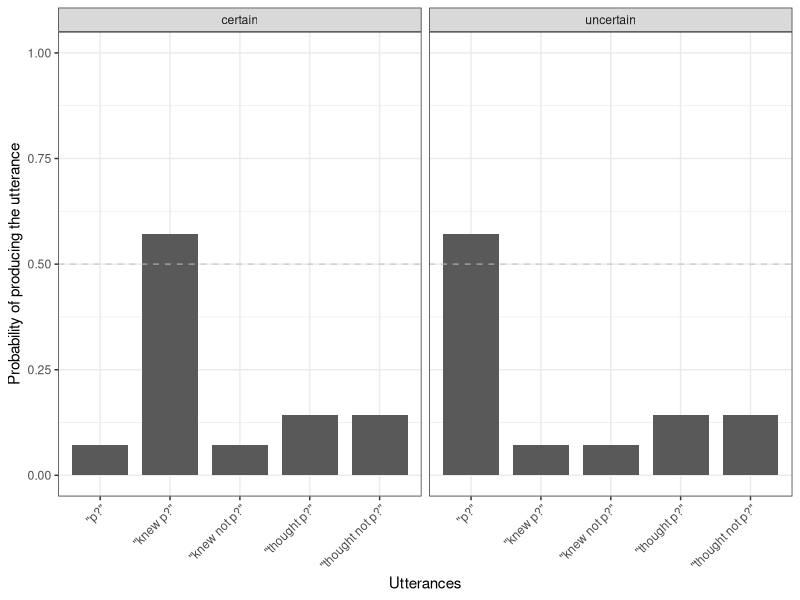
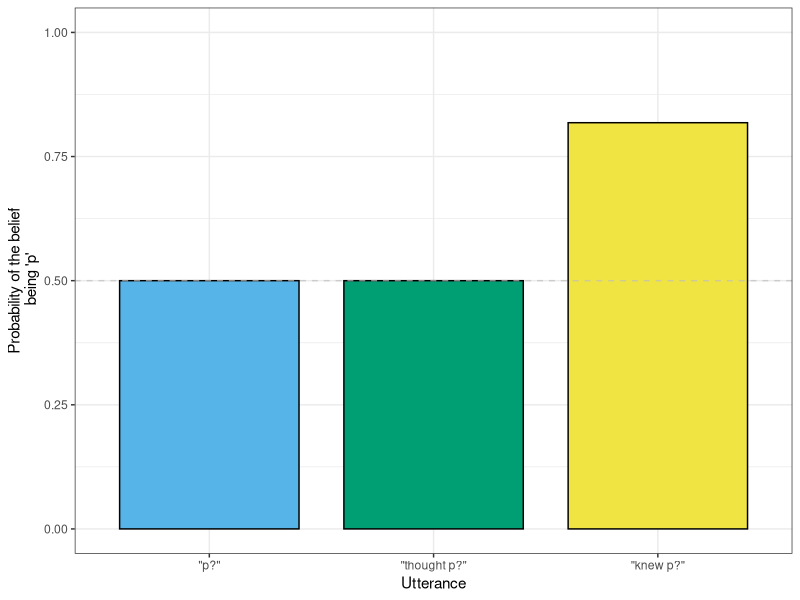
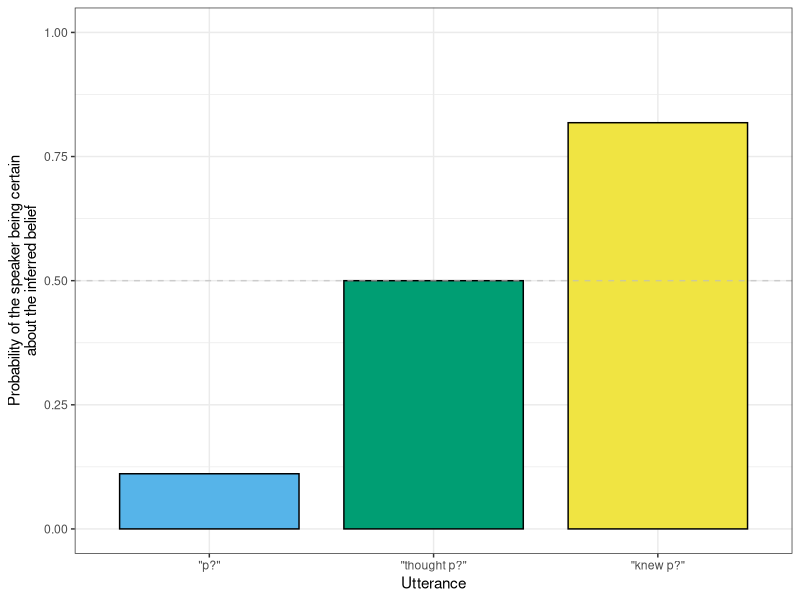
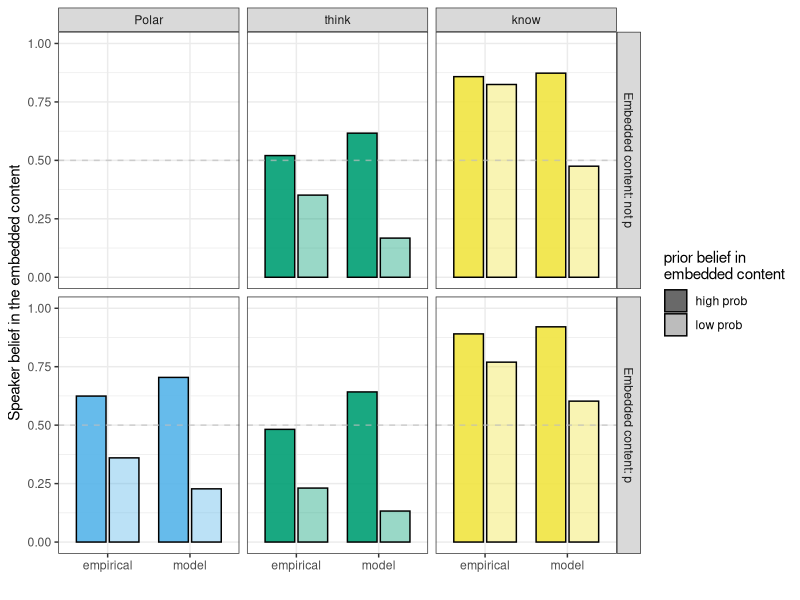
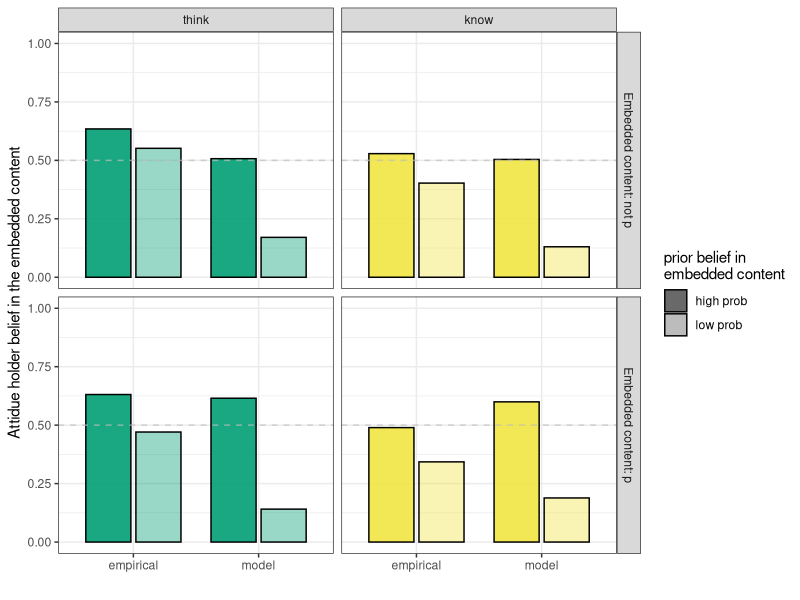
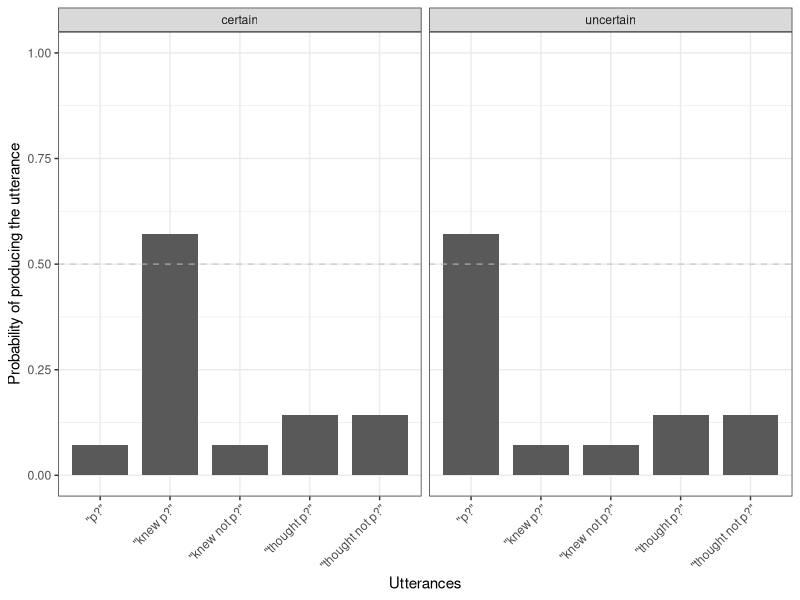
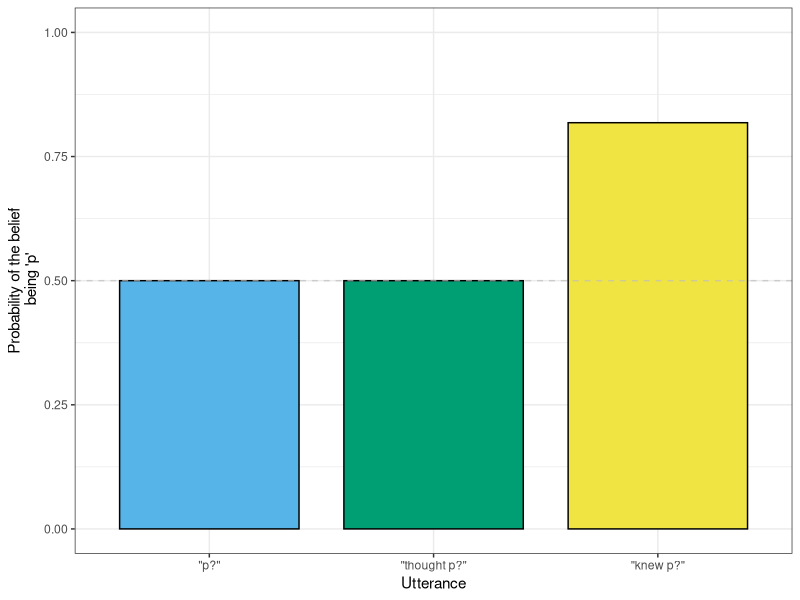
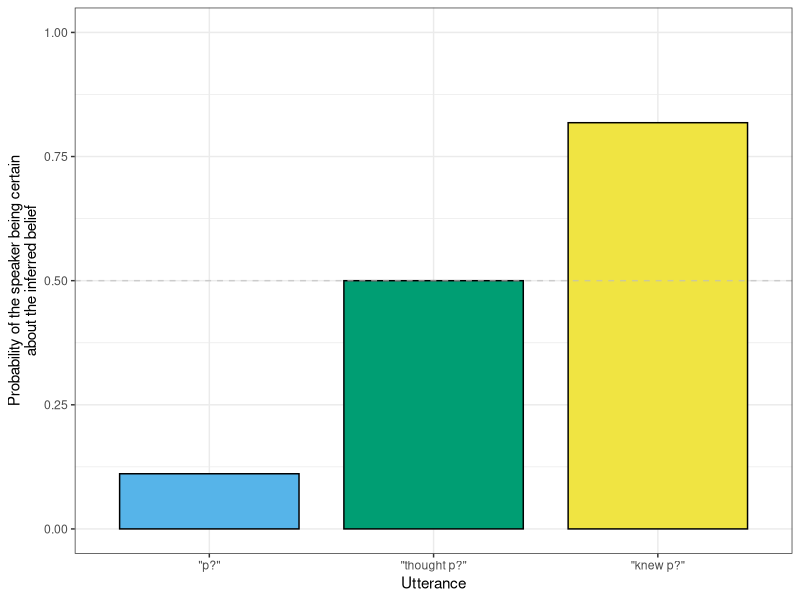

These figures' R source, in order:
library(lme4)
library(dplyr)
library(emmeans)
library(tidyverse)

setwd(dirname(rstudioapi::getActiveDocumentContext()$path))

# Helper functions for the graph
theme_set(theme_bw())
# color-blind-friendly palette
cbPalette <- c("#E69F00", "#56B4E9", "#009E73", "#F0E442", "#0072B2", "#D55E00", "#CC79A7") 


content_label <- list("pos"="Embedded content: p",
                      "neg"="Embedded content: not p")
content_labeller <- function(variable,value){
  return(content_label[value])
}

predicate_label <- list("simple"="Polar",
                        "think"="think",
                        "know"="know")
predicate_labeller <- function(variable,value){
  return(predicate_label[value])
}

content_predicate_labeller <- function(variable,value){
  if (variable=='utterance_type') {
    return(content_label[value])
  } else {
    return(predicate_label[value])
  }
}

ah_predicate_label <- list("think"="think",
                        "know"="know")
ah_predicate_labeller <- function(variable,value){
  return(ah_predicate_label[value])
}

ah_content_predicate_labeller <- function(variable,value){
  if (variable=='utterance_type') {
    return(content_label[value])
  } else {
    return(ah_predicate_label[value])
  }
}


#### CERTAINTY
df.data.speaker.model <- read.csv("../results/certainty_production/speaker_model.csv", header=TRUE)
df.data.belief.model <- read.csv("../results/certainty_production/belief_model.csv", header=TRUE)
df.data.certainty.model <- read.csv("../results/certainty_production/certainty_model.csv", header=TRUE)


speaker_model_prediction <- ggplot(data = df.data.speaker.model |>
                                     mutate(utterances = fct_relevel(utterances, '"p?"','"knew p?"','"knew not p?"', '"thought p?"', '"thought not p?"')),
                                   mapping = aes(x = utterances,
                                                 y = probability)) +
  geom_bar(stat="identity",
           position="dodge",
           width = 0.8)+
  geom_hline(yintercept = 0.5,
             alpha = 0.7,
             color = "grey",
             linetype = "dashed") +
  facet_grid(cols = vars(certainty)) +
  scale_y_continuous(limits = c(0,1)) + 
  scale_x_discrete(guide = guide_axis(angle = 45)) +
  labs(x = "Utterances",
       y = "Probability of producing the utterance")
speaker_model_prediction
ggsave(speaker_model_prediction, file="../graphs/certainty_production/pragSpeaker.png", width=5, height=3)

belief_model_prediction <- ggplot(data = df.data.belief.model |>
                                    filter(content == "p",
                                           utterance %in% c('"p?"','"thought p?"','"knew p?"')) |>
                                    mutate(utterance = fct_relevel(utterance, '"p?"','"thought p?"','"knew p?"')),
                                  mapping = aes(x = utterance,
                                                y = probability,
                                                fill = utterance)) +
  geom_bar(stat="identity",
           position="dodge",
           width = 0.8,
           color = "black") +
  geom_hline(yintercept = 0.5,
             alpha = 0.7,
             color = "grey",
             linetype = "dashed") +
  scale_fill_manual(values=cbPalette[2:4],
                    labels=c("p?", "thought p?", "knew p?"),
                    guide="none") +
  scale_y_continuous(limits = c(0,1)) + 
  labs(x = "Utterance",
       y = "Probability of the belief\n being 'p'")
belief_model_prediction
ggsave(belief_model_prediction, file="../graphs/certainty_production/pragListener_belief.png", width=5, height=3)

certainty_model_prediction <- ggplot(data = df.data.certainty.model |>
                                    filter(certainty == "certain",
                                           utterance %in% c('"p?"','"thought p?"','"knew p?"')) |>
                                    mutate(utterance = fct_relevel(utterance, '"p?"','"thought p?"','"knew p?"')),
                                  mapping = aes(x = utterance,
                                                y = probability,
                                                fill = utterance)) +
  geom_bar(stat="identity",
           position="dodge",
           width = 0.8,
           color = "black") +
  geom_hline(yintercept = 0.5,
             alpha = 0.7,
             color = "grey",
             linetype = "dashed") +
  scale_fill_manual(values=cbPalette[2:4],
                    labels=c('"p?"', '"thought p?"', '"knew p?"'),
                    guide="none") +
  scale_y_continuous(limits = c(0,1)) +
  labs(x = "Utterance",
       y = "Probability of the speaker being certain\nabout the inferred belief")
certainty_model_prediction
ggsave(certainty_model_prediction, file="../graphs/certainty_production/pragListener_certainty.png", width=5, height=3)


#### CHEMO_PRODUCTION
# load the data
df.speaker_ah_belief <- read.csv("../results/chemo_production/speaker_belief_model.csv", header=TRUE)
df.speaker_ah_belief <- read.csv("../results/chemo_production/speaker_belief_bare_model.csv", header=TRUE)

# speaker belief
speaker_belief_comparison <- ggplot(data = df.speaker_ah_belief |>
                                    mutate(predicate = fct_relevel(predicate, 'simple','think','know'),
                                           utterance_type == fct_relevel(utterance_type, "pos", "neg")),
                                  mapping = aes(x = condition,
                                                y = speaker_belief,
                                                alpha = prior_condition,
                                                fill = predicate)) +
  geom_bar(stat="identity",
           position = position_dodge2(preserve = "single"),
           width = 0.8,
           color = "black") +
  geom_hline(yintercept = 0.5,
             alpha = 0.7,
             color = "grey",
             linetype = "dashed") +
  scale_fill_manual(values=cbPalette[2:4],
                    labels=c("simple", "think", "know"),
                    guide="none") +
  scale_alpha_discrete(range=c(.9,.4),
                       labels=c("high prob", "low prob"),
                       name="prior belief in\nembedded content") +
  facet_grid(utterance_type ~ predicate,
             labeller = content_predicate_labeller) +
  scale_y_continuous(limits = c(0,1)) + 
  labs(x = "",
       y = "Speaker belief in the embedded content")
speaker_belief_comparison
# ggsave(speaker_belief_comparison, file="../graphs/chemo_production/speaker_belief_comparison.pdf", width=7, height=4)

# ah belief
ah_belief_comparison <- ggplot(data = df.speaker_ah_belief |>
                                 filter(predicate != "simple") |>
                                      mutate(predicate = fct_relevel(predicate, 'think','know'),
                                             utterance_type == fct_relevel(utterance_type, "pos", "neg")),
                                    mapping = aes(x = condition,
                                                  y = ah_belief,
                                                  alpha = prior_condition,
                                                  fill = predicate)) +
  geom_bar(stat="identity",
           position = position_dodge2(preserve = "single"),
           width = 0.8,
           color = "black") +
  geom_hline(yintercept = 0.5,
             alpha = 0.7,
             color = "grey",
             linetype = "dashed") +
  scale_fill_manual(values=cbPalette[3:4],
                    labels=c("think", "know"),
                    guide="none") +
  scale_alpha_discrete(range=c(.9,.4),
                       labels=c("high prob", "low prob"),
                       name="prior belief in\nembedded content") +
  facet_grid(utterance_type ~ predicate,
             labeller = ah_content_predicate_labeller) +
  scale_y_continuous(limits = c(0,1)) + 
  labs(x = "",
       y = "Attidue holder belief in the embedded content")
ah_belief_comparison
ggsave(ah_belief_comparison, file="../graphs/chemo_production/ah_belief_bare_comparison.pdf", width=7, height=4)
